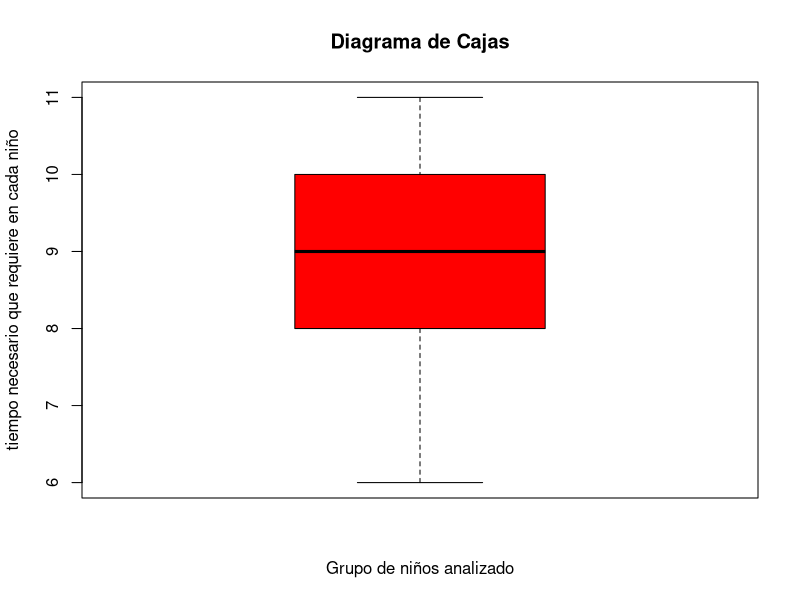
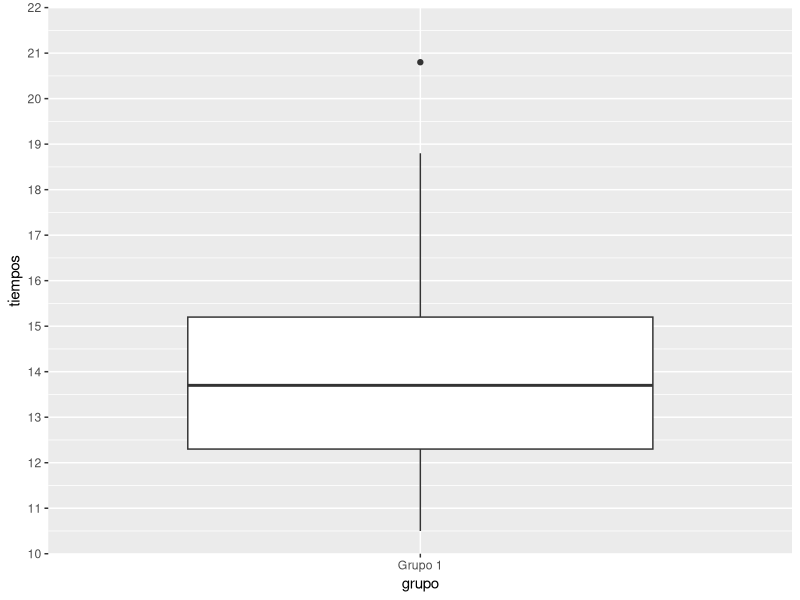

These figures' R source, in order:
install.packages("ggplot2")
library(ggplot2)

separador = function (ejercicio) {
  cat("\n\n<-------------------------- Ejercicio Nº",ejercicio," -------------------------->\n\n")
}

rango = function (valores) {
  cat("rango: ", max(valores)-min(valores))
}

moda = function(x) {
  ux = unique(x)
  cat("moda: ", ux [which.max(tabulate(match(x, ux)))])
}

media = function (valores) {
  acumulador = 0
  for (valor in valores) {
    acumulador = acumulador + valor
  }
  media = (acumulador/length(valores))
  return (media)
}

mediana = function (valores) {
  valores_ordenados = sort(valores)
  n = length(valores_ordenados)
  if (n %% 2 == 1) {
    mediana = valores_ordenados[(n+1)/2]
  } else {
    mediana = mean(valores_ordenados[c(n/2, n/2+1)])
  }
  cat("valores ordenados:", valores_ordenados, "\n")
  cat("mediana: ", mediana)
}

desviacion_media = function (valores){
  acumulador = 0
  for (valor in valores) {
    acumulador = acumulador + abs(valor - media(valores)) 
  }
  cat("desviacion media:", acumulador/length(valores))
}

varianza = function (valores, poblacion = TRUE){
  acumulador = 0
  for (valor in valores) {
    acumulador = acumulador + (valor - media(valores))^2
  }
  if (poblacion) {
  cat("varianza:", acumulador/length(valores))
  } else {
    cat("varianza:", acumulador/(length(valores)-1))
  }
}

desviacion_tipica = function (valores, poblacion = TRUE) {
  acumulador = 0
  for (valor in valores) {
    acumulador = acumulador + (valor - media(valores))^2
  }
  if (poblacion) {
    cat("desviacion tipica:", sqrt(acumulador/length(valores)))  
  } else {
    cat("desviacion tipica:", sqrt(acumulador/(length(valores)-1)))
  }
}

principales_medidas_dispercion = function (valores, poblacion = TRUE) {
  cat(desviacion_media(valores), "\n")
  cat(rango(valores), "\n")
  if (!poblacion){
    cat(desviacion_tipica(valores, poblacion = FALSE), "\n")
    cat(varianza(valores, poblacion = FALSE), "\n")  
  } else {
    cat(desviacion_tipica(valores), "\n")
    cat(varianza(valores), "\n")
  }
  
}

calcular_todo = function (valores, poblacion = TRUE) {
  cat("media: ",media(valores), "\n")
  cat(moda(valores), "\n")
  cat(mediana(valores), "\n")
  if (!poblacion){
    principales_medidas_dispercion(valores, poblacion = FALSE)
  } else {
    principales_medidas_dispercion(valores)
  }
}

separador(4)
valores4 = c(28, 29, 28, 30, 30, 29, 30, 31, 29, 29, 30, 31, 31, 31, 32, 33, 34, 34, 35, 31, 31, 32, 32, 33, 33, 31, 32, 32, 33, 33, 34)
cat("Las temperaturas máximas en una ciudad durante el mes de enero fueron:\n", valores4, "\n")
calcular_todo(valores4)

separador(5)
valores5 = c(69, 73, 65, 70, 71, 74, 65, 69, 60, 62)
cat("En un estudio que se realizó en un asilo de ancianos, se tomó las edades de los que pueden caminar sin dificultades. Calcular las principales medidas de dispersión\nLos datos: ", valores5)
principales_medidas_dispercion(valores5)

separador(6)
valores6 = c(3, 3, 4, 1, 1, 2, 2, 2, 5, 1, 4, 5, 1, 5, 3, 5, 1, 4, 1, 2, 2, 1, 2, 3, 5)
cat("Se escogió un salón de clases de cuarto grado, con un total de 25 estudiantes, y se les pidió que calificaran del 1 al 5 un programa televisivo.\ Estos fueron los resultados:", valores6)
principales_medidas_dispercion(valores6)

separador(7)
#holy

separador(8)
valores8 = c(6, 7, 7, 8, 8, 8, 8, 9, 9, 9, 9, 9, 9, 9, 10, 10, 10, 10, 10, 11)
cat("un siquiatra local ha considerado una muestra aleatoria de 20 niños, anotando el tiempo necesario que requiere en cada niño para lograr un plan integral del tratamiento.\n Obteniéndose lo siguiente (en horas):", valores8)
calcular_todo(valores8, poblacion = FALSE)

boxplot(valores8, 
        names = c("niños"),
        main = "Diagrama de Cajas",
        xlab = "Grupo de niños analizado",
        ylab = "tiempo necesario que requiere en cada niño",
        col = c("red"),
        border = "black")

separador(9)
valores9 = c(10.5, 11.3, 11.9, 12, 12.3, 12.3, 12.5, 12.7, 13.4, 13.7, 13.8, 14.2, 14.8, 15.1, 15.3, 16.7, 16.8, 18.8, 20.8)
cat("Dos profesores están interesados en estudiar los hábitos de sueño de los estudiantes en sus clases.\n Los datos del Profesor B son los siguientes:", valores9)

valoresDataFrame = data.frame(tiempos = valores9,
                              grupo = rep("Grupo 1", length(valores9))
                            )

ggplot(valoresDataFrame, aes(x = grupo, y = tiempos)) + 
  geom_boxplot() +
  scale_y_continuous(limits = c(10, 22), expand = c(0, 0), breaks = seq(10, 22, 1))





rm(valor9)
rm(list = ls())
